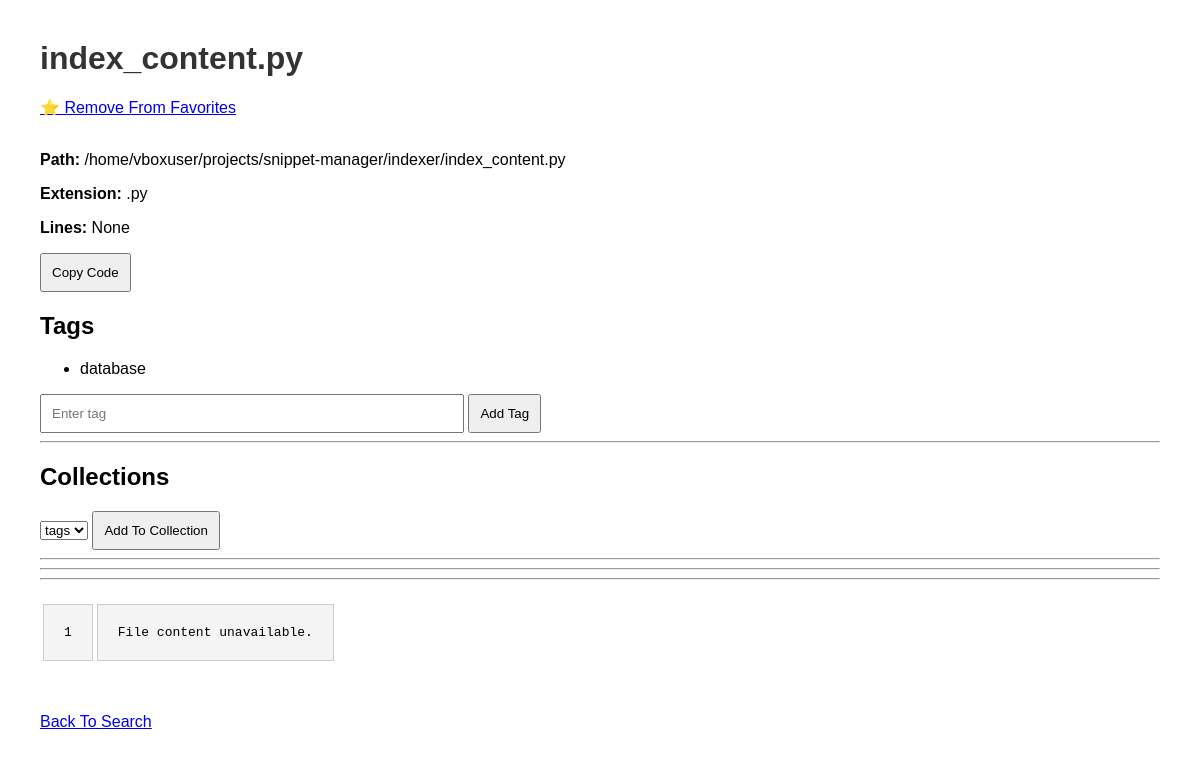
The app's page /snippet/1 with its own data.
### tables this page shows
CREATE TABLE files (

    id INTEGER PRIMARY KEY AUTOINCREMENT,

    filename TEXT NOT NULL,

    path TEXT UNIQUE NOT NULL,

    extension TEXT,

    size INTEGER,

    content TEXT,

    line_count INTEGER,

    last_modified REAL,

    indexed_at DATETIME DEFAULT CURRENT_TIMESTAMP
);

CREATE TABLE tags (

        id INTEGER PRIMARY KEY AUTOINCREMENT,

        file_id INTEGER NOT NULL,

        tag TEXT NOT NULL,

        FOREIGN KEY(file_id)
        REFERENCES files(id)
    );

### webui/app.py (the view)
@app.route("/snippet/<int:file_id>")
def snippet(file_id):
    result = get_file_by_id(
        file_id
    )
    code = result[5]
    if code is None:
        code = "File content unavailable."
    highlighted = highlight_code(
     code,
     "python"
    )
    return render_template(
        "snippet.html",
        snippet=result,
        highlighted=highlighted,
        css=get_style(),
        tags=get_tags(file_id),
        favorite=is_favorite(file_id),
        collections=get_all_collections()
    )

### favorites/favorite_manager.py (called while the page is built)
def is_favorite(file_id):
    connection = sqlite3.connect(
        DATABASE_FILE
    )
    cursor = connection.cursor()
    cursor.execute(
        """
        SELECT *

        FROM favorites

        WHERE file_id=?
        """,
        (file_id,)
    )
    result = cursor.fetchone()
    connection.close()
    return result is not None

### snippet_collections/collection_manager.py (called while the page is built)
def get_all_collections():
    connection = sqlite3.connect(
        DATABASE_FILE
    )
    cursor = connection.cursor()
    cursor.execute(
        """
        SELECT
            id,
            name

        FROM collections

        ORDER BY name
        """
    )
    rows = cursor.fetchall()
    connection.close()
    return rows

### tags/tag_manager.py (called while the page is built)
def get_tags(
    file_id
):
    connection = sqlite3.connect(
        DATABASE_FILE
    )
    cursor = connection.cursor()
    cursor.execute(
        """
        SELECT tag
        FROM tags
        WHERE file_id = ?
        """,
        (file_id,)
    )
    tags = cursor.fetchall()
    connection.close()
    return tags

### utils/highlighter.py (called while the page is built)
def highlight_code(
    code,
    language="python"
):
    lexer = get_lexer_by_name(
        language,
        stripall=False
    )
    formatter = HtmlFormatter(
        linenos=True,
        full=False
    )
    return highlight(
        code,
        lexer,
        formatter
    )

def get_style():
    formatter = HtmlFormatter()
    return formatter.get_style_defs(
        ".highlight"
    )

### webui/app.py (called while the page is built)
def get_file_by_id(file_id):
    connection = sqlite3.connect(
        DATABASE_FILE
    )
    cursor = connection.cursor()
    cursor.execute(
        """
        SELECT
            id,
            filename,
            path,
            extension,
            line_count,
            content

        FROM files

        WHERE id = ?
        """,
        (file_id,)
    )
    result = cursor.fetchone()
    connection.close()
    return result

### webui/templates/snippet.html (shortened to what this page needs)
<!DOCTYPE html>
<html>
<head>
    <link rel="stylesheet" href="{{ url_for('static', filename='style.css') }}">
</head>
<body>
    <h1>
        {{ snippet[1] }}
    </h1>
    {% if favorite %}
    <a href="/favorite/{{ snippet[0] }}">
        ⭐ Remove From Favorites
    </a>
    {% else %}
    <a href="/favorite/{{ snippet[0] }}">
        ☆ Add To Favorites
    </a>
    {% endif %}
    <br>
    <br>
    <p>
        <b>Path:</b>
        {{ snippet[2] }}
    </p>
    <p>
        <b>Extension:</b>
        {{ snippet[3] }}
    </p>
    <p>
        <b>Lines:</b>
        {{ snippet[4] }}
    </p>
    <button onclick="copyCode()">
        Copy Code
    </button>
    <h2>
        Tags
    </h2>
    {% if tags %}
    <ul>
        {% for tag in tags %}
        <li>
            {{ tag[0] }}
        </li>
        {% endfor %}
    </ul>
    {% else %}
    <p>
        No tags added yet.
    </p>
    {% endif %}
    <form action="/add_tag" method="POST">
        <input type="text" name="tag" placeholder="Enter tag">
        <button type="submit">
            Add Tag
        </button>
    </form>
    <hr>
    <h2>
        Collections
    </h2>
    <form action="/add_to_collection" method="POST">
        <select name="collection_id">
            {% for collection in collections %}
            <option value="{{ collection[0] }}">
                {{ collection[1] }}
            </option>
            {% endfor %}
        </select>
        <button type="submit">
            Add To Collection
        </button>
    </form>
    <hr>
    <hr>
    <hr>
    <div id="code-block">
        {{ highlighted|safe }}
    </div>
    <br>
    <br>
    <a href="/">
        Back To Search
    </a>
</body>
</html>

### webui/static/style.css (style rules this page uses)
body { font-family: Arial; margin: 40px; }
input { width: 400px; padding: 10px; }
button { padding: 10px; }
h1 { color: #333; }
pre { background-color: #f4f4f4; padding: 20px; overflow-x: auto; border: 1px solid #ccc; white-space: pre-wrap; }

### records on screen
files: filename "index_content.py", path "/home/vboxuser/projects/snippet-manager/indexer/index_content.py", extension ".py"
tags: tag "database"

### other values on screen
{{ snippet[4] }} "None"
{{ highlighted|safe }} "1 File content unavailable ."
form field collection_id "tags"
